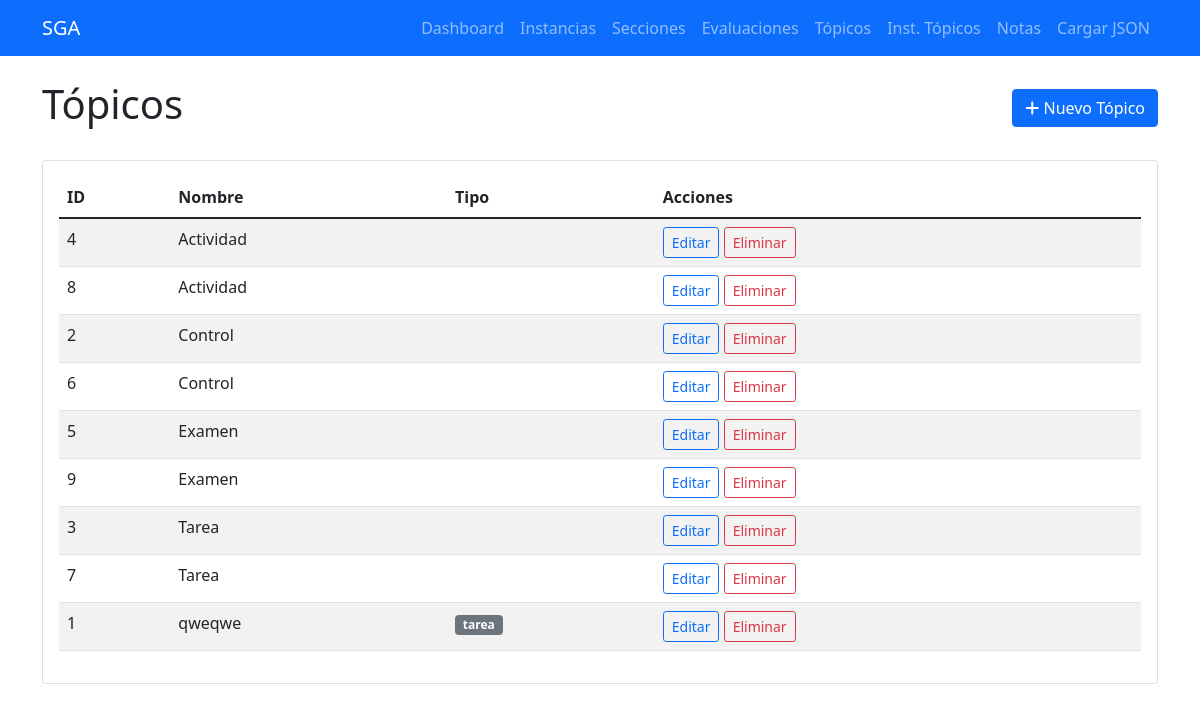
/topicos, run on the app's committed database.
### tables this page shows
CREATE TABLE topicos (
            id INTEGER PRIMARY KEY AUTOINCREMENT,
            nombre TEXT NOT NULL,
            tipo TEXT NOT NULL,
            created_at TIMESTAMP DEFAULT CURRENT_TIMESTAMP
        );

### routes/topico_routes.py (the view)
@topico_bp.route('/topicos')
def listar_topicos():
    topicos = Topico.obtener_todos()
    return render_template('topicos/listar.html', topicos=topicos)

### db/database.py (called while the page is built)
def get_connection():
    return sqlite3.connect(DATABASE_PATH)

def execute_query(query, params=None):
    conn = get_connection()
    cursor = conn.cursor()
    if params:
        cursor.execute(query, params)
    else:
        cursor.execute(query)
    if query.strip().upper().startswith('SELECT'):
        results = cursor.fetchall()
    else:
        conn.commit()
        results = cursor.lastrowid
    conn.close()
    return results

### models/topico.py (called while the page is built)
    @classmethod
    def obtener_todos(cls):
        query = "SELECT id, nombre, tipo FROM topicos ORDER BY tipo, nombre"
        resultados = execute_query(query)
        return [
            {
                'id': fila[0],
                'nombre': fila[1],
                'tipo': fila[2]
            }
            for fila in resultados
        ]

### templates/topicos/listar.html (shortened to what this page needs)
{% extends "base.html" %}
{% block content %}
<div class="d-flex justify-content-between align-items-center mb-4">
    <h1>Tópicos</h1>
    <a href="{{ url_for('topico.crear_topico') }}" class="btn btn-primary">
        <i class="fas fa-plus"></i> Nuevo Tópico
    </a>
</div>
<div class="card">
    <div class="card-body">
        {% if topicos %}
            <div class="table-responsive">
                <table class="table table-striped">
                    <thead>
                        <tr>
                            <th>ID</th>
                            <th>Nombre</th>
                            <th>Tipo</th>
                            <th>Acciones</th>
                        </tr>
                    </thead>
                    <tbody>
                        {% for topico in topicos %}
                        <tr>
                            <td>{{ topico.id }}</td>
                            <td>{{ topico.nombre }}</td>
                            <td>
                                <span class="badge bg-secondary">{{ topico.tipo }}</span>
                            </td>
                            <td>
                                <a href="{{ url_for('topico.editar_topico', id=topico.id) }}"
                                   class="btn btn-sm btn-outline-primary">Editar</a>
                                <form method="POST" action="{{ url_for('topico.eliminar_topico', id=topico.id) }}"
                                      class="d-inline" onsubmit="return confirm('¿Estás seguro?')">
                                    <button type="submit" class="btn btn-sm btn-outline-danger">Eliminar</button>
                                </form>
                            </td>
                        </tr>
                        {% endfor %}
                    </tbody>
                </table>
            </div>
        {% endif %}
    </div>
</div>
{% endblock %}

### data on the page
topicos: id "4", nombre "Actividad"
topicos: id "8", nombre "Actividad"
topicos: id "2", nombre "Control"
topicos: id "6", nombre "Control"
topicos: id "5", nombre "Examen"
topicos: id "9", nombre "Examen"
topicos: id "3", nombre "Tarea"
topicos: id "7", nombre "Tarea"
topicos: id "1", nombre "qweqwe", tipo "tarea"
